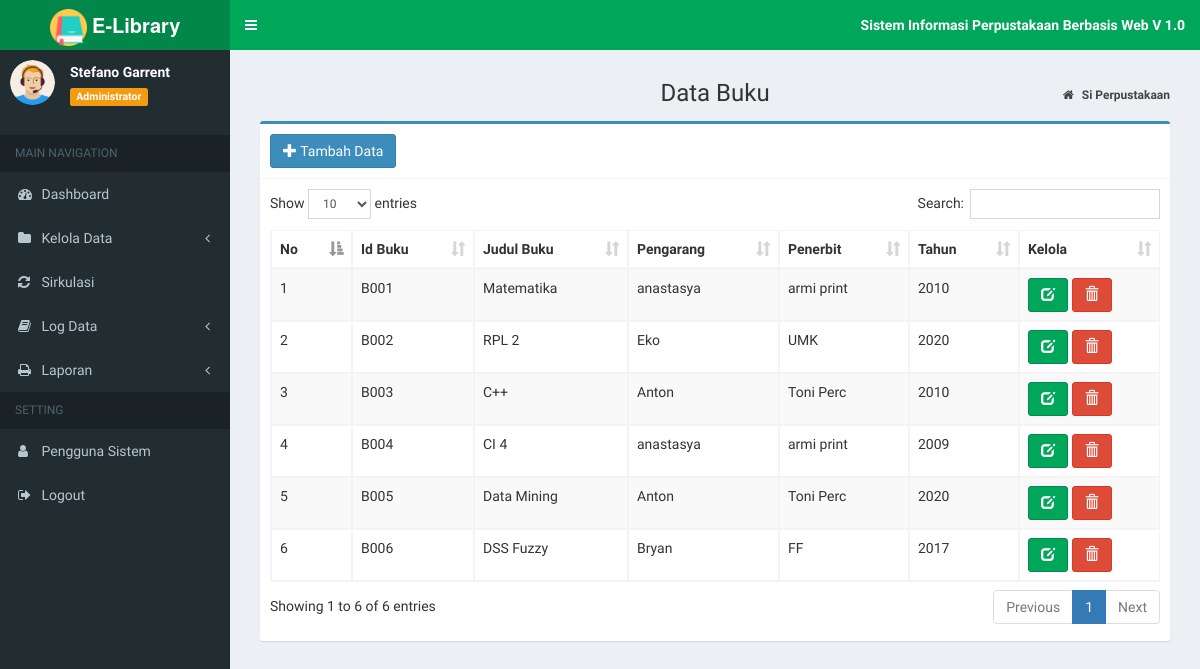
/Admin/WEB-RBPL-main/index.php?page=MyApp/data_buku (signed in), run on the app's committed database.
### tables this page shows
CREATE TABLE `tb_buku` (
  `id_buku` varchar(10) NOT NULL,
  `judul_buku` varchar(30) NOT NULL,
  `pengarang` varchar(30) NOT NULL,
  `penerbit` varchar(30) NOT NULL,
  `th_terbit` year(4) NOT NULL
);

### Admin/WEB-RBPL-main/admin/buku/data_buku.php (the view)
<section class="content-header">
	<h1 style="text-align:center;">
		Data Buku
	</h1>
	<ol class="breadcrumb">
		<li>
			<a href="index.php">
				<i class="fa fa-home"></i>
				<b>Si Perpustakaan</b>
			</a>
		</li>
	</ol>
</section>
<section class="content">
	<div class="box box-primary">
		<div class="box-header with-border">
			<a href="?page=MyApp/add_buku" title="Tambah Data" class="btn btn-primary">
				<i class="glyphicon glyphicon-plus"></i> Tambah Data</a>
		</div>
		<div class="box-body">
			<div class="table-responsive">
				<table id="example1" class="table table-bordered table-striped">
					<thead>
						<tr>
							<th>No</th>
							<th>Id Buku</th>
							<th>Judul Buku</th>
							<th>Pengarang</th>
							<th>Penerbit</th>
							<th>Tahun</th>
							<th>Kelola</th>
						</tr>
					</thead>
					<tbody>
						<?php
                  $no = 1;
                  $sql = $koneksi->query("SELECT * from tb_buku");
                  while ($data= $sql->fetch_assoc()) {
                ?>
						<tr>
							<td>
								<?php echo $no++; ?>
							</td>
							<td>
								<?php echo $data['id_buku']; ?>
							</td>
							<td>
								<?php echo $data['judul_buku']; ?>
							</td>
							<td>
								<?php echo $data['pengarang']; ?>
							</td>
							<td>
								<?php echo $data['penerbit']; ?>
							</td>
							<td>
								<?php echo $data['th_terbit']; ?>
							</td>
							<td>
								<a href="?page=MyApp/edit_buku&kode=<?php echo $data['id_buku']; ?>" title="Ubah"
								 class="btn btn-success">
									<i class="glyphicon glyphicon-edit"></i>
								</a>
								<a href="?page=MyApp/del_buku&kode=<?php echo $data['id_buku']; ?>" onclick="return confirm('Yakin Hapus Data Ini ?')"
								 title="Hapus" class="btn btn-danger">
									<i class="glyphicon glyphicon-trash"></i>
							</td>
						</tr>
						<?php
                  }
                ?>
					</tbody>
				</table>
			</div>
		</div>
	</div>
</section>

### data on the page
tb_buku: id_buku "B001", judul_buku "Matematika", pengarang "anastasya", penerbit "armi print", th_terbit "2010"
tb_buku: id_buku "B002", judul_buku "RPL 2", pengarang "Eko", penerbit "UMK", th_terbit "2020"
tb_buku: id_buku "B003", judul_buku "C++", pengarang "Anton", penerbit "Toni Perc", th_terbit "2010"
tb_buku: id_buku "B004", judul_buku "CI 4", pengarang "anastasya", penerbit "armi print", th_terbit "2009"
tb_buku: id_buku "B005", judul_buku "Data Mining", pengarang "Anton", penerbit "Toni Perc", th_terbit "2020"
tb_buku: id_buku "B006", judul_buku "DSS Fuzzy", pengarang "Bryan", penerbit "FF", th_terbit "2017"

### other printed values
$data_nama "Stefano Garrent"
$data_level "Administrator"
